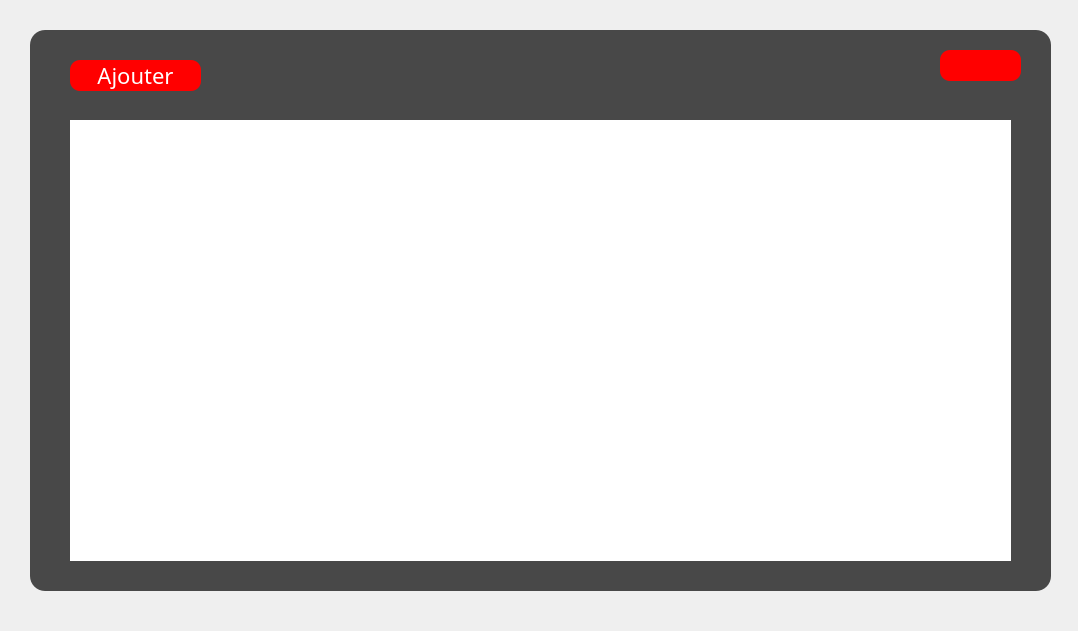
<?xml version="1.0" encoding="UTF-8"?>
<ui version="4.0">
 <class>GestionHotel</class>
 <widget class="QDialog" name="GestionHotel">
  <property name="geometry">
   <rect>
    <x>0</x>
    <y>0</y>
    <width>1078</width>
    <height>631</height>
   </rect>
  </property>
  <property name="windowTitle">
   <string>Hotel</string>
  </property>
  <property name="windowIcon">
   <iconset resource="image.qrc">
    <normaloff>:/projetimages/projetimages/e.png</normaloff>:/projetimages/projetimages/e.png</iconset>
  </property>
  <property name="styleSheet">
   <string notr="true">QTableView {
    selection-background-color:red;
border-radius:15px;
}

QDialog#GestionHotel
{
		background-image: url(:/projetimages/projetimages/a.jpg);

}
*{
font-family:centry gothlic ;
font-size:15px;
}
#widget
{

	background:rgba(0,0,0,0.7);
border-radius:15px;
}
 
QPushButton
 {
     background-color: red;

     border-radius: 10px;
font-size:22px;


 }




QPushButton
{
color:white;

border-raduis:15px;
}
QPushButton:hover
{
color: white;
border-radius:15px;
background:rgb(255, 85, 127);
}
</string>
  </property>
  <widget class="QWidget" name="widget" native="true">
   <property name="geometry">
    <rect>
     <x>30</x>
     <y>30</y>
     <width>1021</width>
     <height>561</height>
    </rect>
   </property>
   <widget class="QPushButton" name="quittersuperadmin_btn">
    <property name="geometry">
     <rect>
      <x>910</x>
      <y>20</y>
      <width>81</width>
      <height>31</height>
     </rect>
    </property>
    <property name="styleSheet">
     <string notr="true">image: url(:/projetimages/aa.png);</string>
    </property>
    <property name="text">
     <string/>
    </property>
    <property name="icon">
     <iconset resource="image.qrc">
      <normaloff>:/projetimages/projetimages/aa.png</normaloff>:/projetimages/projetimages/aa.png</iconset>
    </property>
   </widget>
   <widget class="QTableView" name="tableViewGestionHotel">
    <property name="geometry">
     <rect>
      <x>40</x>
      <y>90</y>
      <width>941</width>
      <height>441</height>
     </rect>
    </property>
   </widget>
   <widget class="QPushButton" name="ajouterhotel_btn">
    <property name="geometry">
     <rect>
      <x>40</x>
      <y>30</y>
      <width>131</width>
      <height>31</height>
     </rect>
    </property>
    <property name="text">
     <string>Ajouter</string>
    </property>
   </widget>
  </widget>
 </widget>
 <resources>
  <include location="image.qrc"/>
 </resources>
 <connections/>
</ui>
